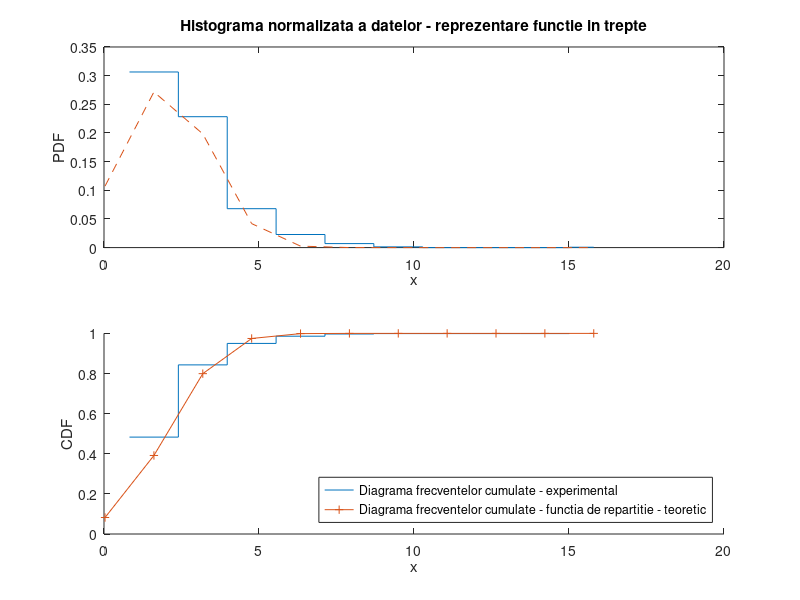
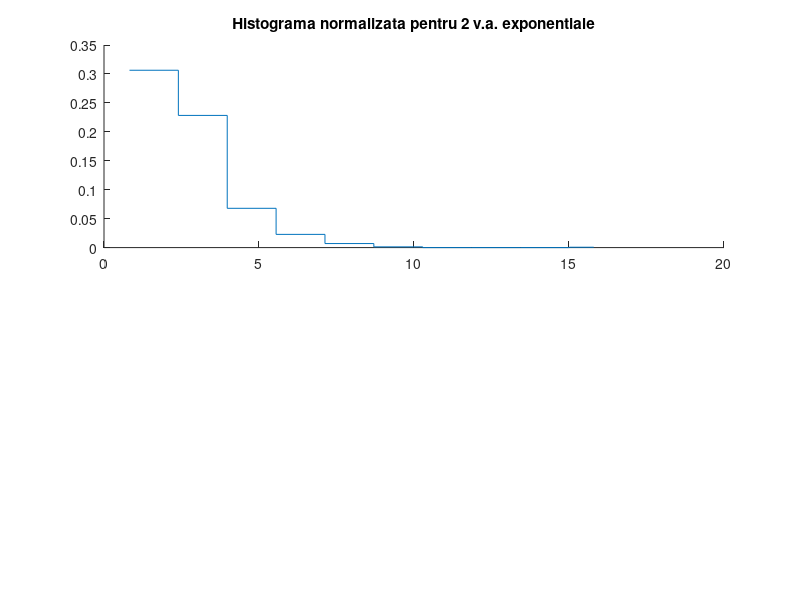

Reproduce these figures in MATLAB, in order. (Note: this script raises an error after producing the figures.)
clear all
clc
close all

%TLC - prin histograme pentru sume de v.a.

N1 = 1000; % input('nr de valori pt o v a  =  ');
m = 2 % input('nr de termeni in TLC  = ');% m = 5
C = 10; % input('nr de clase  =  ');
lambda = 1; % parametrul exponentialei

figure,hold on
y = -lambda*log(rand(1,N1)); % exprnd(lambda,1,N1);

for k = 2:m
    x = -lambda*log(rand(1,N1)); % exprnd(lambda,1,N1);
    y = y+x;
    [hx,cx] = hist(x,C);
    [hy,cy] = hist(y,C);
    
    % histograma normalizata = densitatea de probabilitate experimentala
    delta = cy(2)-cy(1);
    frecv1 = hy./(N1*delta);
    textul = strcat(int2str(k),' nr de termeni in TLC');
    %figure(2),bar(cy,hy/N1),title(textul),pause;
    %stairs([cy-0.5*delta,max(y)],[frecv1,max(frecv1)])
    x1 = [cy, cy(end)+0.5*delta]; % adaugam artificial un termen suportului histogramei normalizate ca sa inceapa fix din a si sa se termine in b
    frecv1 = [frecv1, frecv1(end)]; % vectorul de frecvente normalizate *py*dy = px*dx
    subplot(2,1,1), stairs(x1,frecv1), hold on
    title('Histograma normalizata a datelor - reprezentare functie in trepte') % densitatea de probabilitate experimentala
    
    % densitatea de probabilitate teoretica
    media = k*lambda;
    ss = sqrt(k)*lambda;
    ix = min(y):delta:max(y);
    gg = normpdf(ix,media,ss);
    plot(ix,gg,'--'), pause(0.5)  % densitatea de probabilitate teoretica
    xlabel('x'),ylabel('PDF')
    
    %Functia experimentala de repartitie in trepte
    x3 = cy;
    frecv3_1 = hy./N1;
    frecv3 = cumsum(frecv3_1);
    subplot(2,1,2),hold on
    stairs(x3,frecv3)
    
    % Functia teoretica de repartitie
    x4 = ix; % plotam functia de repartitie in zona in care am obtinut valori din generatorul din Matlab
    frecv4 = normcdf(x4,media,ss);
    plot(x4,frecv4,'+-')
    xlabel('x'),ylabel('CDF')
    legend('Diagrama frecventelor cumulate - experimental','Diagrama frecventelor cumulate - functia de repartitie - teoretic','Location','SouthEast');
end

figure,
subplot(2,1,1), hold on
stairs(x1,frecv1)
text = ['Histograma normalizata pentru ',num2str(k), ' v.a. exponentiale']; % densitatea de probabilitate experimentala finala
title(text)
gg = gaussian(ix,media,ss);
plot(ix,gg,'--') % densitatea de probabilitate teoretica finala
legend('Histograma PDF - experimental','Histograma PDF - teoretic','Location','SouthEast');
xlabel('x'),ylabel('PDF')

subplot(2,1,2), hold on
text = ['CDF ',num2str(k), ' v.a. exponentiale']; % densitatea de probabilitate experimentala finala
title(text)
stairs(x3,frecv3)
plot(x4,frecv4,'+-')
xlabel('x'),ylabel('PDF')
legend('Diagrama frecventelor cumulate - experimental','Diagrama frecventelor cumulate - functia de repartitie - teoretic','Location','SouthEast');

